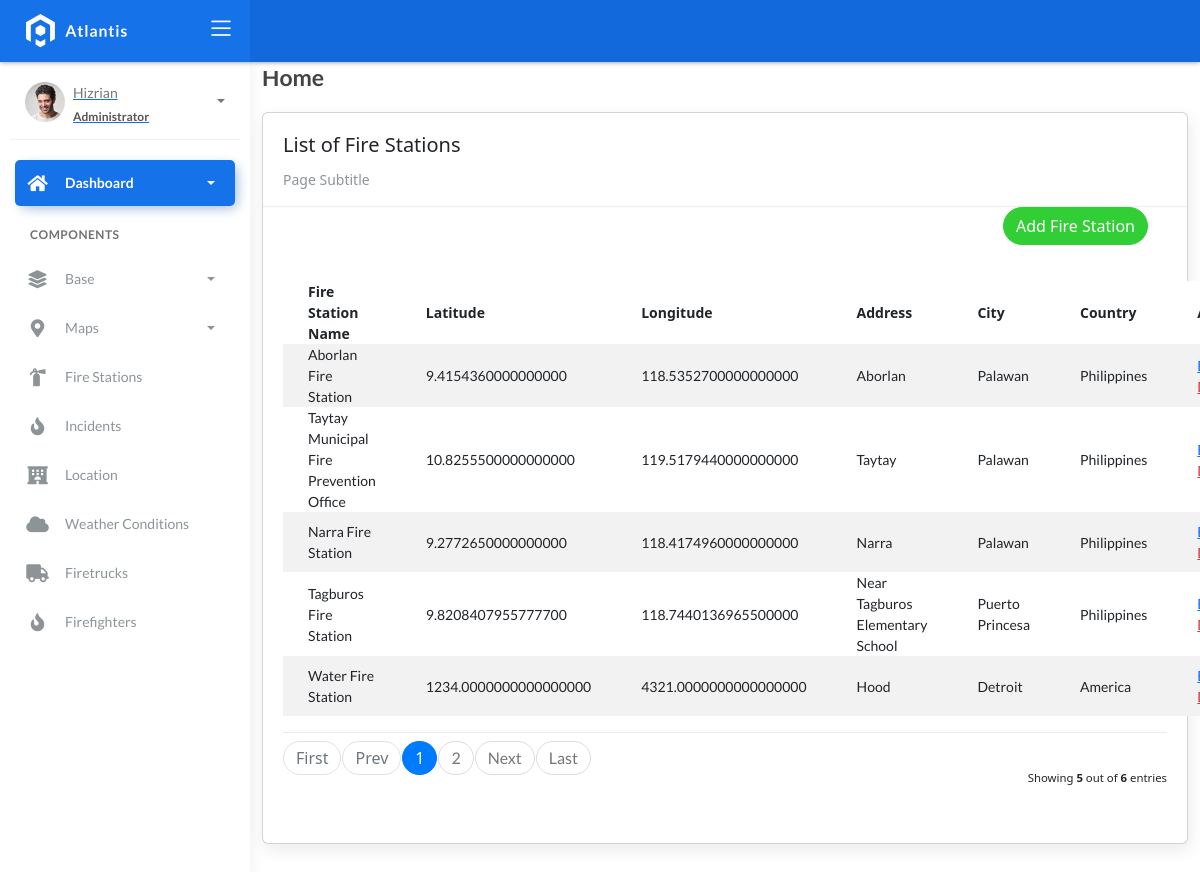
Page /firestation_list on the committed database.
### fire/models.py (models this page shows, shortened)
class BaseModel(models.Model):
    created_at = models.DateTimeField(auto_now_add=True, db_index=True)
    updated_at = models.DateTimeField(auto_now=True)
    class Meta:
        abstract = True

class FireStation(BaseModel):
    name = models.CharField(max_length=150)
    latitude = models.DecimalField(
        max_digits=22, decimal_places=16, null=True, blank=True)
    longitude = models.DecimalField(
        max_digits=22, decimal_places=16, null=True, blank=True)
    address = models.CharField(max_length=150)
    city = models.CharField(max_length=150)  # can be in separate table
    country = models.CharField(max_length=150)  # can be in separate table

### fire/views.py (the view)
# urls.py: path('firestation_list', FireStationtList.as_view(), name='firestation-list'),
class FireStationtList(ListView):
    model = FireStation
    context_object_name = 'firestation'
    template_name = 'firestation_list.html'
    paginate_by = 5

### templates/firestation_list.html (shortened to what this page needs)
{% extends 'base.html' %}{% load static %}{% block content %}
<div class="content">
    <div class="container-fluid">
        <h4 class="page-title">Home</h4>
        <div class="row">
            <div class="col-md-12">
                <div class="card">
                    <div class="card-header">
                        <div class="card-title">List of Fire Stations</div>
                        <div class="card-category">Page Subtitle</div>
                    </div>
                        <div class="col-md-12 row">
                            <div class="col-md-12">
                                <div class="pull-right">
                                    <a href="{% url 'firestation-add' %}" class="btn btn-success btn-rounded"> Add Fire Station</a>
                                </div>
                            </div>
                        </div>
                    <div class="card-body">
                        <table class="table table-striped mt-3">
                            <thead>
                                <tr>
                                    <th scope="col">Fire Station Name</th>
                                    <th scope="col">Latitude</th>
                                    <th scope="col">Longitude</th>
                                    <th scope="col">Address</th>
                                    <th scope="col">City</th>
                                    <th scope="col">Country</th>
                                    <th scope="col">Action</th>
                                </tr>
                            </thead>
                            <tbody>
                                {% for object in object_list %}
                                    <tr>
                                        <td>{{ object.name }}</td>
                                        <td>{{ object.latitude }}</td>
                                        <td>{{ object.longitude }}</td>
                                        <td>{{ object.address }}</td>
                                        <td>{{ object.city }}</td>
                                        <td>{{ object.country }}</td>
                                        <td>
                                            <a href="firestation_list/{{ object.id }}">Edit</a>
                                            <a href="firestation_list/{{ object.id }}/delete" class="text-danger">Delete</a>
                                        </td>
                                    </tr>
                                {% endfor %}
                            </tbody>
                        </table>
                        {% include 'includes/pagination.html' %}
                    </div>
                </div>
            </div>
        </div>
    </div>
</div>
{% endblock %}

### rows in the picture
FireStation: name "Aborlan Fire Station", latitude "9.4154360000000000", longitude "118.5352700000000000", address "Aborlan", city "Palawan", country "Philippines"
FireStation: name "Taytay Municipal Fire Prevention Office", latitude "10.8255500000000000", longitude "119.5179440000000000", address "Taytay", city "Palawan", country "Philippines"
FireStation: name "Narra Fire Station", latitude "9.2772650000000000", longitude "118.4174960000000000", address "Narra", city "Palawan", country "Philippines"
FireStation: name "Tagburos Fire Station", latitude "9.8208407955777700", longitude "118.7440136965500000", address "Near Tagburos Elementary School", city "Puerto Princesa", country "Philippines"
FireStation: name "Water Fire Station", latitude "1234.0000000000000000", longitude "4321.0000000000000000", address "Hood", city "Detroit", country "America"

### other values in the picture
{{ page_num }} "1"
{{ page_num }} "2"
{{ object_list.count }} "5"
{{ paginator.count }} "6"
